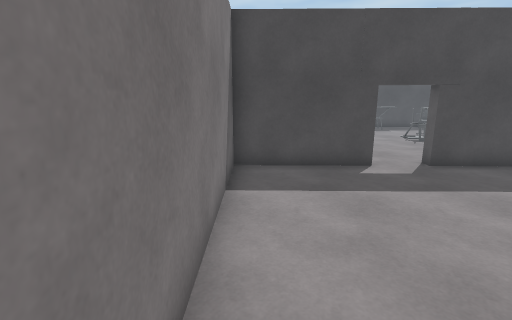
[1] (above)

17 first-person views from a walk through a 3-D level made in the Unity game engine. The camera is 1.5 m above the floor, tilts 12° down and sees 85° across. Doors are open. The floor is counted in squares, 0.68 m on a side. Each view is taken from the middle of a square. On the plan, view 1 faces up. The plan holds only what a view shows up to about 17 squares ahead; the rest is blank. The place goes on beyond the plan. The player character is not drawn.

[2]
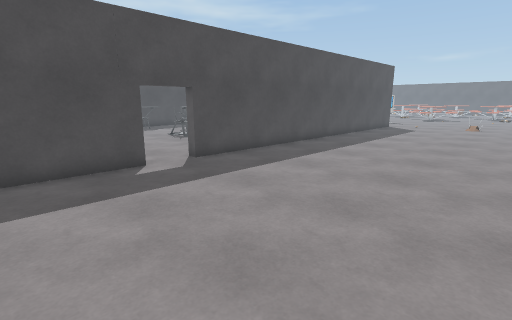

[3]
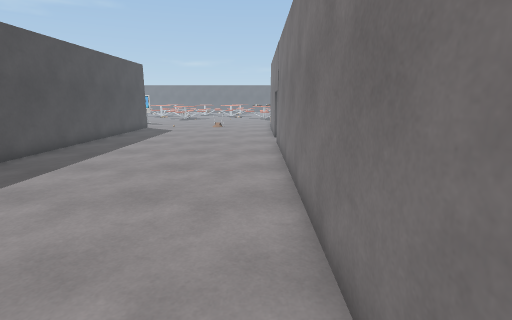

[4]
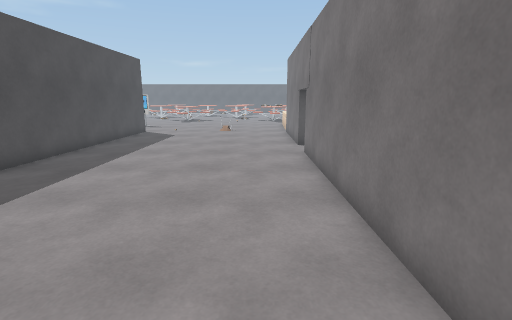

[5]
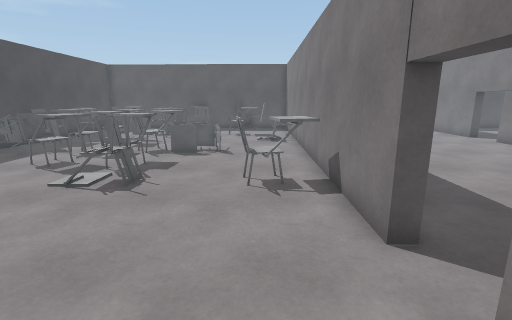

[6]
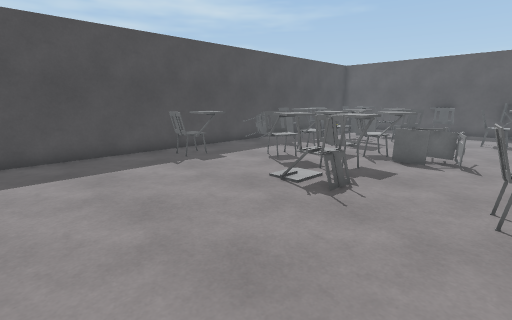

[7]
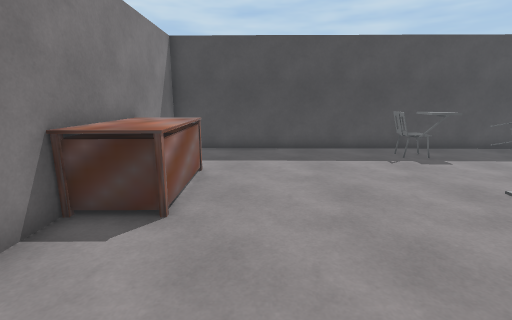

[8]
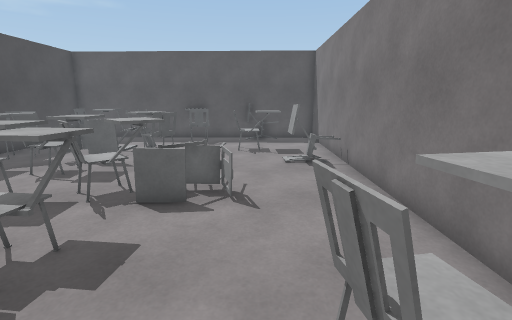

[9]
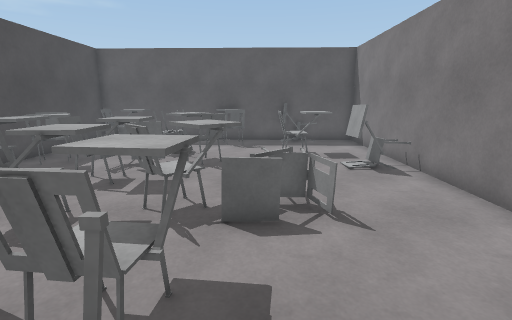

[10]
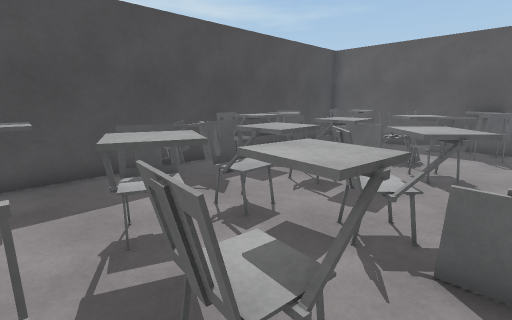

[11]
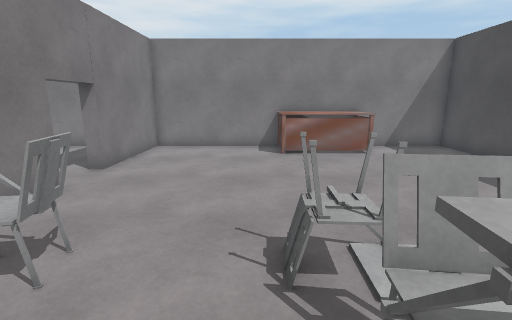

[12]
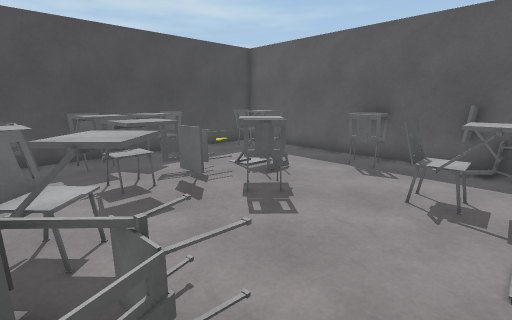

[13]
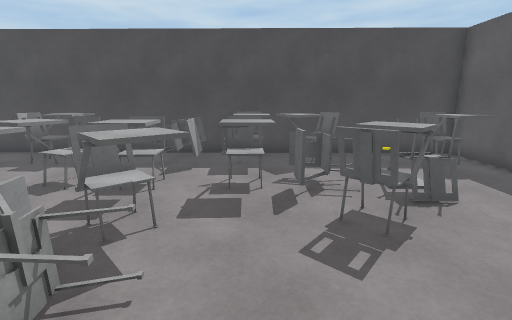

[14]
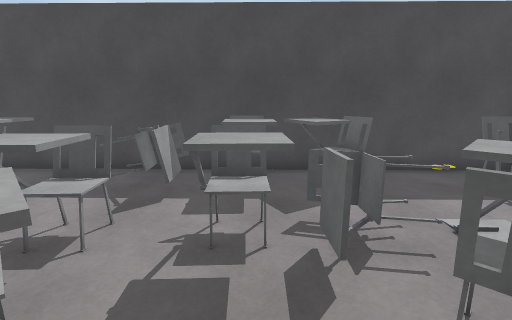

[15]
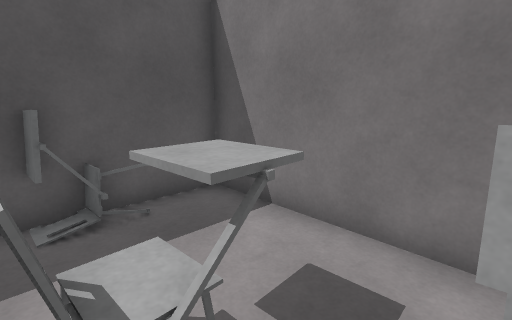

[16]
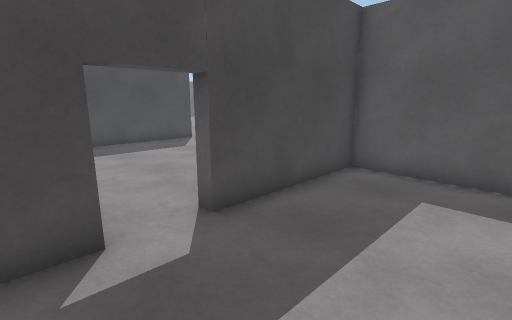

[17]
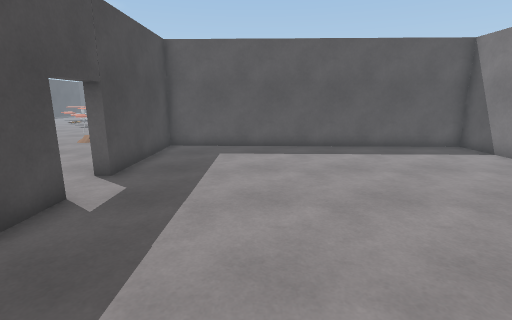

### Floor plan
Points are (right, up) in squares from view 1. A wall is a line through its corners. A room is listed if a view was taken in it or the views show most of it. See-through windows are left out.
Room 1 (views 1, 2, 3, 4)
walls: (19.1, -1.1) (22.2, -1.2); (2.8, -1) (17.2, -1.1); (4, 9.5) (-0.8, 9.6) (-0.8, 0.6); (25.5, 9.1) (6, 9.4)
ways out: open door at (5.2, 9.6) to room 2; open door at (18, -1) to room 3
Room 2 (views 5, 6, 7, 8, 9, 10, 11, 12, 13, 14, 15)
walls: (6, 9.9) (24.9, 9.6) (25.3, 23.8) (-0.8, 24.2) (-0.8, 10.1) (4, 10)
ways out: open door at (5.2, 9.6) to room 1
objects: other object (0, 16) to (1, 20); chair (9, 11) to (10, 13); chair (9, 16) to (10, 17); chair (9, 22) to (11, 23); chair (11, 16) to (13, 17); chair (11, 18) to (13, 20); chair (13, 18) to (15, 20); chair (13, 21) to (15, 23); chair (14, 14) to (16, 15); chair (14, 16) to (16, 17); chair (16, 18) to (17, 20); chair (16, 21) to (17, 23); chair (18, 11) to (19, 12); chair (18, 18) to (20, 20); chair (18, 21) to (20, 23); chair (19, 16) to (20, 18); chair (20, 12) to (22, 14); chair (20, 18) to (22, 19); chair (23, 16) to (24, 17); chair (23, 21) to (24, 23); chair (24, 12) to (25, 13)
Room 3 (views 16, 17)
walls: (17.2, -1.6) (15.4, -1.6); (21.8, -16) (24.5, -16) (24.8, -6.5); (24.9, -4.6) (24.9, -1.7) (19.1, -1.6)
ways out: open door at (18, -1) to room 1

Positions as (right, up) in squares from view 1, and headings:
1: (0, 0), facing up
2: (0, 0), facing up-right
3: (2, 0), facing right
4: (5, 1), facing right
5: (2, 12), facing right
6: (3, 12), facing up-right
7: (3, 11), facing up
8: (8, 13), facing right
9: (9, 15), facing right
10: (10, 15), facing up-right
11: (13, 15), facing left
12: (14, 12), facing up-right
13: (17, 12), facing up
14: (17, 15), facing up
15: (19, 14), facing down-right
16: (16, -6), facing up-right
17: (11, -6), facing right
